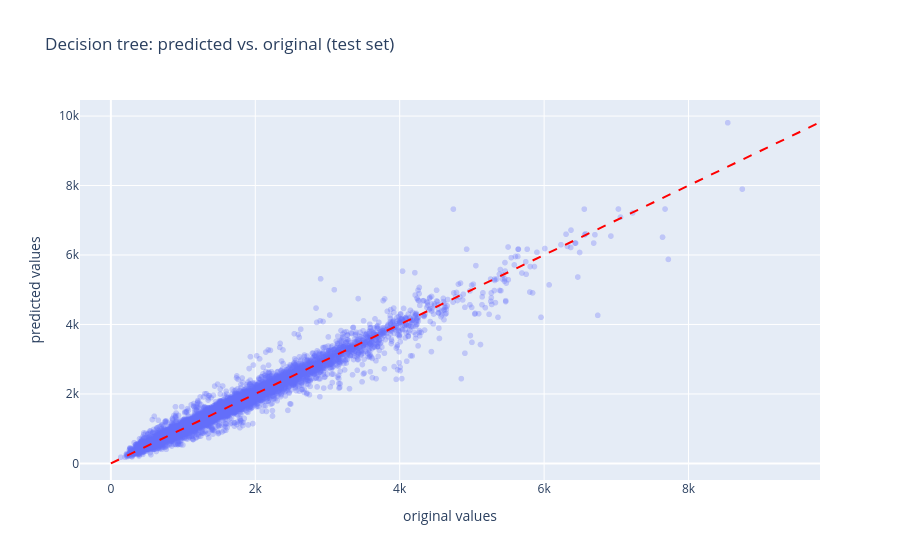

This figure's notebook cell:
### Code cell
plot_predictions(y_test, predictions_tree_test, "Decision tree: predicted vs. original (test set)")

### Figure 1 — Plotly figure (JSON) as saved in the notebook; plotly's stock layout.template omitted (floating-point values rounded to 4 significant figures; data arrays with more than 128 entries replaced by an {"elided": "..."} marker saying what was removed)
{"data": [{"hovertemplate": "original values=%{x}<br>predicted values=%{y}<extra></extra>", "legendgroup": "", "marker": {"color": "#636efa", "opacity": 0.3, "symbol": "circle"}, "mode": "markers", "name": "", "showlegend": false, "x": {"elided": "10000 float values"}, "xaxis": "x", "y": {"elided": "10000 float values"}, "yaxis": "y", "type": "scattergl"}], "layout": {"xaxis": {"anchor": "y", "domain": [0.0, 1.0], "title": {"text": "original values"}}, "yaxis": {"anchor": "x", "domain": [0.0, 1.0], "title": {"text": "predicted values"}}, "legend": {"tracegroupgap": 0}, "title": {"text": "Decision tree: predicted vs. original (test set)"}, "shapes": [{"line": {"color": "red", "dash": "dash"}, "type": "line", "x0": 0, "x1": 9807.0, "y0": 0, "y1": 9807.0}]}}
